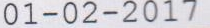
#> input picture Toys/text2Histogram/imgs/01.jpg, 210 x 28 px
$ python testpictohis2.py
#> lines starting #> are read from the running program, lines starting #| are printed output that depends on the picture
#> further down, image is the input picture: shape (28, 210, 3); mean B, G, R 212.4, 206.1, 207.9
### utils/pictohis.py
# _._encoding=utf-8_._

import numpy as np

# [27 lines left out: function imageToHistogram, not called in this run]


def imageToHistogramNp(image):
    """
    这个就是针对图像的横轴，每个横轴上的x，计算纵轴的y的累加
    然后取累加平均值，方便处理。
    为了保证图片中的文字可以被良好的切割开，做了底线处理。
    按照最大最小值之间gap的10%作为标准，低于10%的值，都给0
    这样，就可能通过0，清楚的区分出来各个数字（文字）正确的
    位置了。
    :param image: 传入的图像
    :return:
    """
    x = image.shape[1]
#> x = 210
    y = image.shape[0]
#> y = 28
    print(x, y)
#| 210 28

    listData = np.mean(image, axis=0)
#> listData = 210 values, max 231.5 at index 22, min 132.6 at index 30, mean 207.3

    _max = max(listData)
    _min = min(listData)

    gap = (_max - _min) * 0.10
#> gap = 9.89

    listData = _max - listData
#> listData = 210 values, max 98.93 at index 30, min 0 at index 22, mean 24.15

    for i in range(x):
        if listData[i] < gap:
            listData[i] = 0
#> after the loop, listData = 210 values, max 98.93 at index 30, min 0 at index 0, mean 22.31

    return listData

### Toys/text2Histogram/testpictohis2.py
# _._encoding=utf-8_._


from utils.pictohis import *
from matplotlib import pyplot as plt
import cv2

if __name__ == "__main__":

    image = cv2.imread("./imgs/01.jpg")
    image = cv2.cvtColor(image, cv2.COLOR_BGR2GRAY)
    y = imageToHistogramNp(image)
#> y has the same summary as listData in imageToHistogramNp
    # y = imageToHistogram(image)
    x = range(len(y))

    plt.figure(1)
    plt.subplot(211)
    plt.plot(x, y)
    plt.subplot(212)
    plt.imshow(image)
    plt.show()
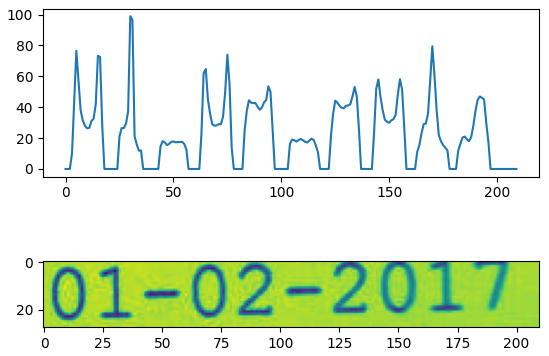
#> figure drawn by matplotlib, 2 panels; panel 1: curve peaks at x = 30, y = 98.93
